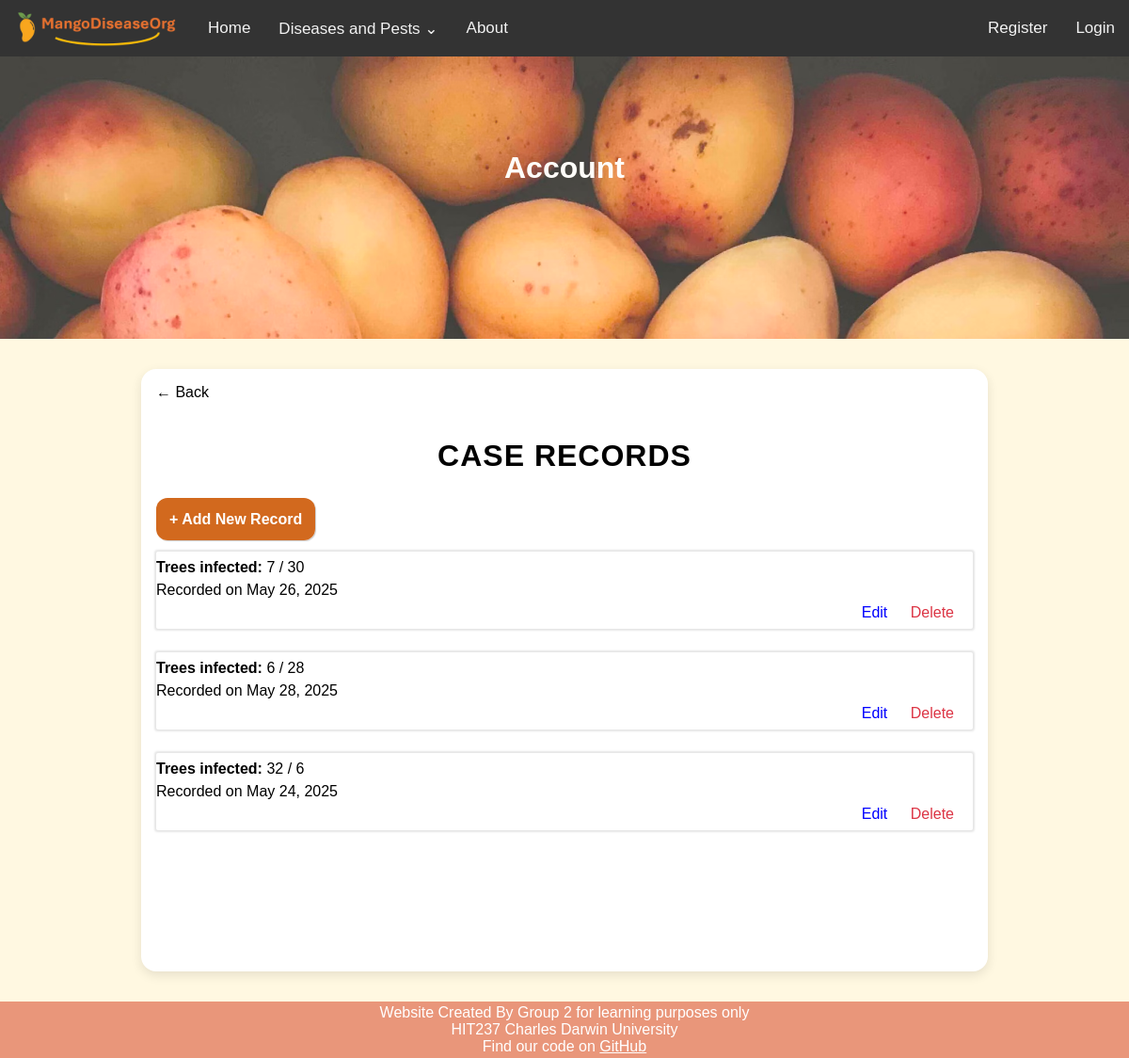
/cases/records/2/, run on the app's committed database.
### mango_disease_app/models.py (models this page shows, shortened)
class Record(models.Model):
    case = models.ForeignKey(
        Case,
        on_delete=models.CASCADE,
        null=True,
        blank=True,
    )
    orchard = models.ForeignKey(
        Orchard,
        on_delete=models.CASCADE,
        null=True, # clean method handles validation
        blank=True,
    )
    recordedAt = models.DateField(default=timezone.now)
    numberOfTreesChecked = models.IntegerField(validators=[validators.MinValueValidator(1)])
    numberOfTreesInfected = models.IntegerField(validators=[validators.MinValueValidator(1)])
    def clean(self): # https://docs.djangoproject.com/en/5.1/ref/forms/validation/
        if not self.case and not self.orchard:
            raise ValidationError('Record must be linked to a Case or an Orchard.')
        if self.case and not self.orchard: # automatically link case to Orchard too
            self.orchard = self.case.orchard

### mango_disease_app/views/record_views.py (the view)
# urls.py: path('cases/records/<int:case_id>/', views.records, name='records'),
def records(request, case_id):
    case = Case.objects.get(id=case_id)
    cRecords = Record.objects.filter(case=case)
    return render(request, 'mango_disease_app/account/record.html', {
        'records': cRecords,
        'id': case_id,
    })

### mango_disease_app/context_processors.py (called while the page is built)
def disease_menu(request):
    return {'navs': Disease.objects.all()}

### mango_disease_app/templates/mango_disease_app/account/record.html (shortened to what this page needs)
{% extends 'mango_disease_app/site_base/base.html' %}
{% block page_header %}Account{% endblock %}
{% load static %}
{% block content %}
    <a href="{% url 'account' %}" class="back-button">← Back</a>
<h2>Case Records</h2>
<a href="{% url 'add_record' id %}" class="new-button">+ Add New Record</a>
{% for record in records %}
	<div class="list_item">
		<div>
			<p><strong>Trees infected: </strong>{{ record.numberOfTreesInfected }} / {{ record.numberOfTreesChecked }}</p>
			<p>Recorded on {{ record.recordedAt }}</p>
		</div>
		<div class="list_end">
			<a href="{% url 'edit_record' record.id %}" class="action-link">Edit</a>
			<a href="{% url 'delete_record' record.id %}" class="action-link delete-link">Delete</a>
		</div>
	</div>
{% endfor %}
{% endblock %}

### mango_disease_app/static/css/styles.css (style rules this page uses)
* { margin: 0; padding: 0; font-family: Arial; }
body { min-height: 100vh; display: flex; flex-direction: column; background-color: #fff8e1; }
a { text-decoration: none; color: black }
h2 { font-size: 32px; text-align: center; margin: 40px 0 40px; font-weight: 700; text-transform: uppercase; letter-spacing: 1px; }
.list_item { display: flex; flex-direction: column; border-radius: 2px; transition: 0.2s; margin: 25px 0; padding: 5px 0; line-height: 150%; box-shadow: 0 0 2px 2px rgba(0, 0, 0, 0.1); }
.list_item >.list_end { align-self: flex-end }
.new-button { padding: 14px; margin: 10px 0px 10px; border-radius: 12px; background-color: chocolate; color: white; transition: 0.3s; box-shadow: 1px 1px 1px rgba(0, 0, 0, 0.2); font-weight: bold; }

### mango_disease_app/static/css/form.css (style rules this page uses)
*, *::before, *::after { box-sizing: border-box; }

### mango_disease_app/static/css/orchard.css (style rules this page uses)
.action-link { color: blue; text-decoration: none; margin-right: 20px; font-weight: 500; }
.delete-link { color: #dc3545; }

### data on the page
Record: numberOfTreesInfected "7", numberOfTreesChecked "30", recordedAt "May 26, 2025"
Record: numberOfTreesInfected "6", numberOfTreesChecked "28", recordedAt "May 28, 2025"
Record: numberOfTreesInfected "32", numberOfTreesChecked "6", recordedAt "May 24, 2025"
